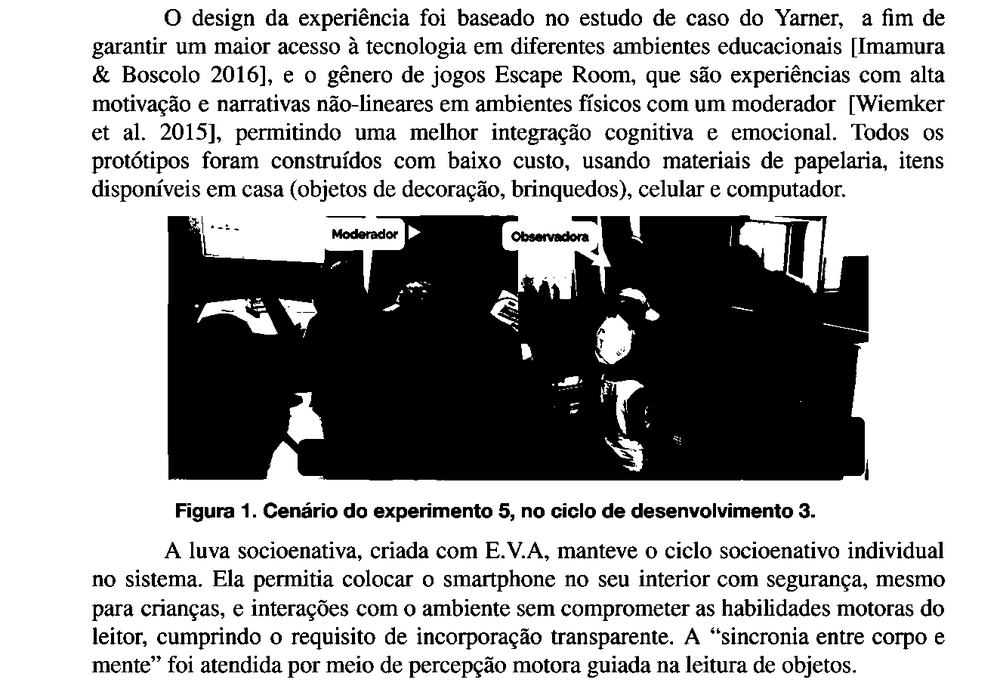
#> input picture projeto 3/pictures/paper.pbm, 1000 x 689 px, shrunk from 1324 x 912 before the run
$ python -i morphological.py   (imports and definitions only)
#> lines starting #> are read from the running program, lines starting #| are printed output that depends on the picture; after the words box and inside, x2 and y2 are one past the last pixel; in counts of white or black regions, pixels touching at a corner belong together
import cv2
import numpy as np
import subprocess
import math
from connected_component import ConnectedComponent


class Morphological:

    @staticmethod
    def analyze_text_image(image, use_morphological=True):
        """
        Analisa um texto, encontrando palavras e linhas e contornando as palavras
        :param image: imagem a ser analisada
        :param use_morphological: define se deve ser usado o operador morfológico para classificar em palavras
        :return: imagem com os retângulos, quantidade de linhas e quantidade de palavras
        """
        original_image = np.invert(image)
        max_value = original_image.max()
        normalized_image = original_image / max_value

        result1 = Morphological.__steps_1_and_2(original_image)     # Passo 1 e 2: dilatação e erosão horizontal
        result3 = Morphological.__steps_3_and_4(original_image)     # Passo 3 e 4: dilatação e erosão vertical
        result5 = cv2.bitwise_and(result1, result3)                 # Passo 5: intersecção
        result6 = Morphological.__step_6(result5)                   # Passo 6: fechamento
        rectangles_file_path = Morphological.__step_7(result6)      # Passo 7: detecção de componentes

        # Passo 8 e 9: definição de componentes de texto
        components = Morphological.__steps_8_and_9(normalized_image, rectangles_file_path)

        # Passo 10
        words_count = Morphological.__step_10(normalized_image, components, use_morphological)
        lines_count = len(components)

        # Volta a imagem para a escala original
        normalized_image = 1 - normalized_image
        normalized_image *= max_value

        return normalized_image, lines_count, words_count

    @staticmethod
    def __steps_1_and_2(original_image):
        """
        Executa dilatação e erosão horizontal
        :param original_image: imagem a ser aplicada
        :return: resultado da operação
        """
        kernel = np.ones((1, 100), np.uint8)
        image = cv2.dilate(original_image, kernel)     # Passo 1
        image = cv2.erode(image, kernel)               # Passo 2
        return image

    @staticmethod
    def __steps_3_and_4(original_image):
        """
        Executa dilatação e erosão vertical
        :param original_image: imagem a ser aplicada
        :return: resultado da operação
        """
        kernel = np.ones((200, 1), np.uint8)
        image = cv2.dilate(original_image, kernel)  # Passo 3
        image = cv2.erode(image, kernel)            # Passo 4
        return image

    @staticmethod
    def __step_6(result5):
        """
        Executa o fechamento da imagem
        :param result5: imagem a ser aplicada
        :return: resultado da operação
        """
        kernel = np.ones((1, 30), np.uint8)
        image = cv2.morphologyEx(result5, cv2.MORPH_CLOSE, kernel)
        return image

    @staticmethod
    def __step_7(result6):
        """
        Encontra as componentes conexas da imagem
        :param result6: imagem a ser procurada
        :return: path do arquivo com os retângulos de cada componente
        """
        result6 = np.invert(result6)
        intermediate_path = './intermediate.pbm'
        cv2.imwrite(intermediate_path, result6)

        subprocess.call(["gcc", "comp_conexos.c"])
        box_file_path = intermediate_path + ".tmp"
        intermediate_output_path = intermediate_path.replace(".pbm", "_out.pbm")
        with open(box_file_path, "w") as box_file:
            subprocess.call(["./a.out", intermediate_path, intermediate_output_path], stdout=box_file)
        return box_file_path

    @staticmethod
    def __steps_8_and_9(image, rectangles_file_path):
        """
        Classifica as componentes conexas de uma imagem em textuais ou não
        :param image: imagem a ser analisada
        :param rectangles_file_path: caminho do arquivo com os retângulos
        :return: componentes textuais encontradas
        """
        components = []

        with open(rectangles_file_path, "r") as rectangles_file:
            process = False

            for line in rectangles_file:

                # Encontrou a linha que começa os retângulos
                if process:
                    x1, y1, x2, y2 = [int(string) for string in line.rstrip().split(", ")]

                    # Passo 8: calcula as razões de pixels
                    component = ConnectedComponent(image, x1, y1, x2, y2)

                    # Passo 9: classificação como texto
                    if component.is_text():
                        components.append(component)

                # Vai avançando no arquivo até encontrar os retângulos
                elif line.find("Number of connected components") >= 0:
                    process = True

        return components

    @staticmethod
    def __step_10(image, components, use_morphological):
        """
        Encontra as palavras nas linhas
        :param image: imagem procurada
        :param components: componentes conexas textuais
        :param use_morphological: define se deve ser usado o operador morfológico
        :return: quantidade de palavras encontradas
        """
        # Passo 10a: classificação em palavras
        if use_morphological:
            Morphological.__find_words_using_morphological_filter(image, components)
        else:
            Morphological.__find_words_using_algorithm(components)

        # Passo 10b: desenho dos retângulos e contagem das palavras
        words_count = 0
        for component in components:
            component.draw_word_rectangles()
            words_count += len(component.words)

        return words_count

    @staticmethod
    def __find_words_using_morphological_filter(image, components):
        """
        Encontra as palavras na imagem com o operador morfológico
        :param image: imagem a ser procurada
        :param components: componentes textuais
        :return: imagem resultante
        """
        new_image = np.zeros(image.shape)

        for component in components:
            y1 = component.y1
            y2 = component.y2
            x1 = component.x1
            x2 = component.x2

            # Realiza o fechamento e procura as divisões entre palavras
            component_kernel = np.ones((2 * component.dy, math.ceil(component.dy * 0.22 + 0.62)), np.uint8)
            new_image[y1:y2, x1:x2] = cv2.morphologyEx(image[y1:y2, x1:x2], cv2.MORPH_CLOSE, component_kernel)
            component.image = new_image
            component.find_words(False)
            component.image = image

        return new_image

    # [8 lines left out: function __find_words_using_algorithm, not called in this run]

>>> import cv2
>>> picture = cv2.imread('pictures/paper.pbm')
#> picture is the input picture: shape (689, 1000, 3); min 0, max 255, mean 176.1
>>> result = Morphological().analyze_text_image(picture)
#> in analyze_text_image, `original_image = np.invert(image)`:
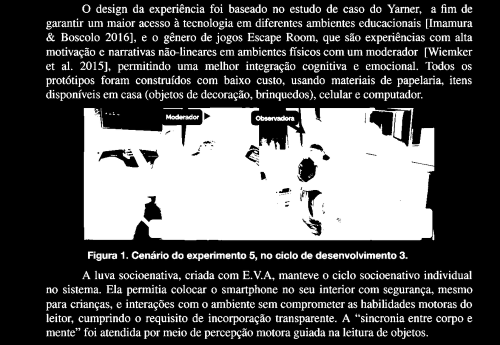
#> original_image: shape (689, 1000, 3) (shown at 1/2 size); min 0, max 255, mean 78.9
#> in analyze_text_image, `max_value = original_image.max()`: max_value = 255
#> in __steps_1_and_2, `image = cv2.dilate(original_image, kernel)`:
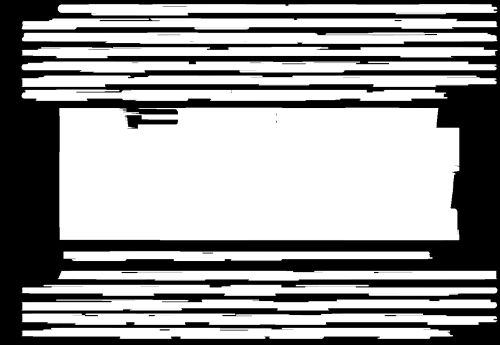
#> image: shape (689, 1000, 3) (shown at 1/2 size); min 0, max 255, mean 155.7
#> in __steps_1_and_2, `image = cv2.erode(image, kernel)`:
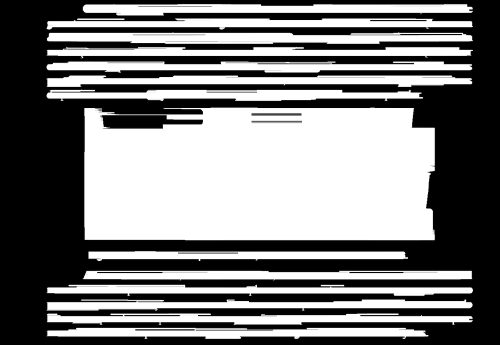
#> image: shape (689, 1000, 3) (shown at 1/2 size); min 0, max 255, mean 125.5
#> in __steps_3_and_4, `image = cv2.dilate(original_image, kernel)`:
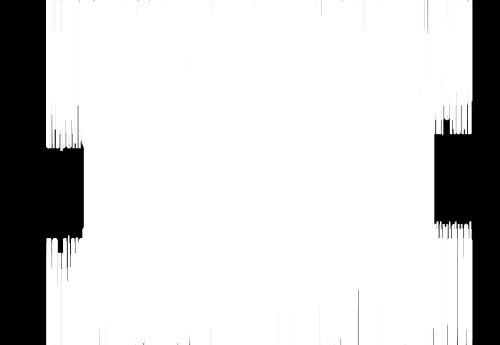
#> image: shape (689, 1000, 3) (shown at 1/2 size); min 0, max 255, mean 206.3
#> in __steps_3_and_4, `image = cv2.erode(image, kernel)`:
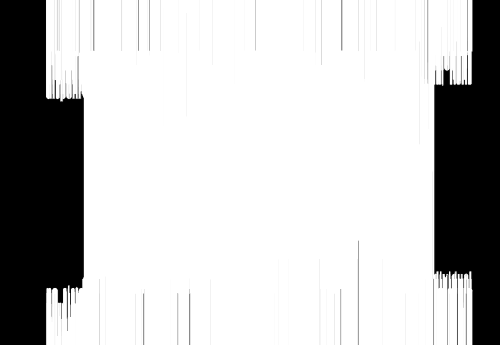
#> image: shape (689, 1000, 3) (shown at 1/2 size); min 0, max 255, mean 194.5
#> in __step_7, `result6 = np.invert(result6)`:
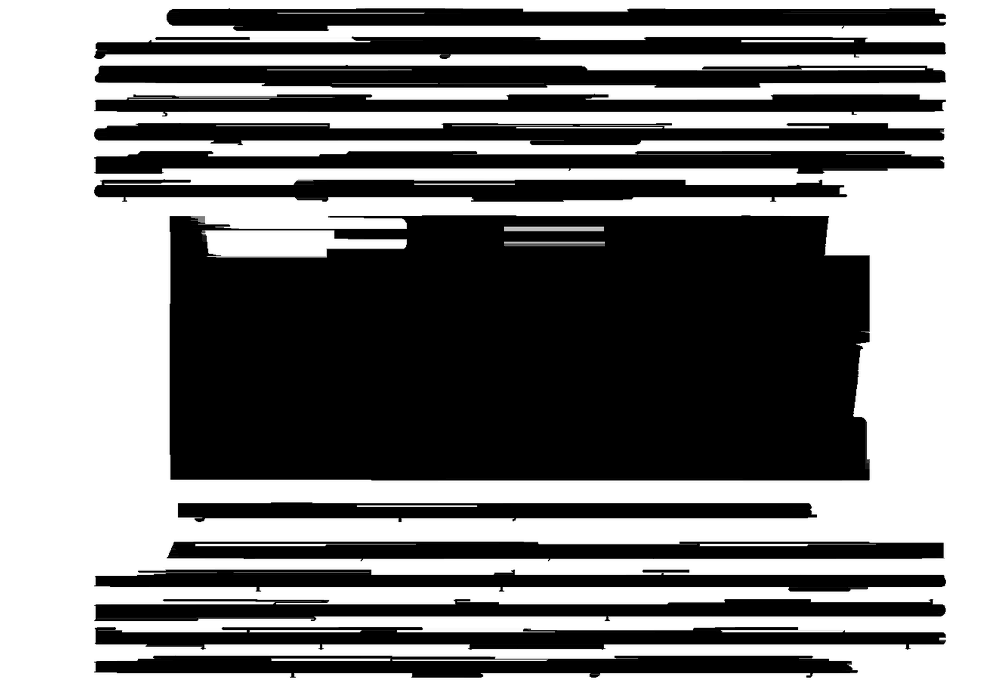
#> result6: shape (689, 1000, 3); min 0, max 255, mean 129.7
#> in analyze_text_image, `rectangles_file_path = Morphological.__step_7(result6)`: rectangles_file_path = './intermediate.pbm.tmp'
#> after the loop in __steps_8_and_9, `for line in rectangles_file:`: components = []
#> after the loop in __step_10, `for component in components:`: words_count = 0
